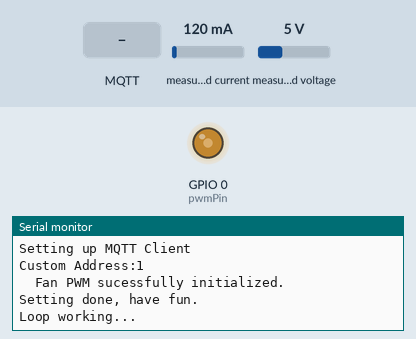
This program was run on a simulated ESP32. Parts: output pins drawn as LEDs (lit = HIGH), the last lines printed to the serial monitor. Inputs (shaded band) come from the test bench; at power-on: measured current 120 mA, measured voltage 5 V. WiFi joins after 1.5 s; servers stay silent unless stated; no MQTT or app messages arrive unless stated.

Above: at 2.7 s.
2.8 s: MQTT message "reset" arrives on the first subscribed topic
At 8.64 s:
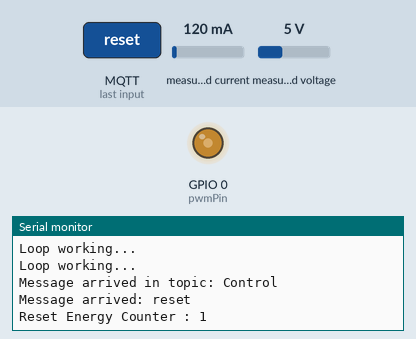
9.9 s: MQTT message "1" arrives on the first subscribed topic
17.0 s: MQTT message "on" arrives on the first subscribed topic
At 22.77 s:
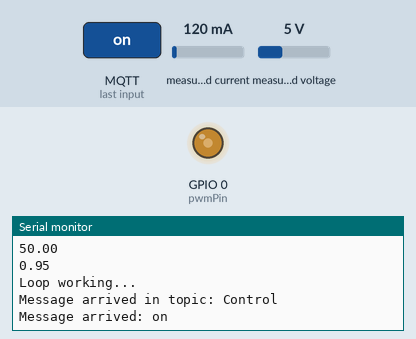
Timing chart, 0 to 24.3 s (numbered marks = the images above; inputs shaded):
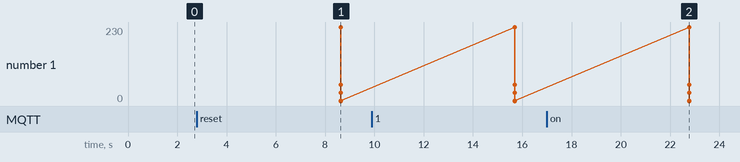

The program:

main.cpp
```cpp
#include <Arduino.h>
#include <WiFi.h>
#include <PubSubClient.h>
#include <sstream>
#include <PZEM004Tv30.h>

#include "config.h"
#include "wifiControl.h"
#include "mqttControl.h"
#include "pzemControl.h"

#define PZEM_RX_PIN 16
#define PZEM_TX_PIN 17

#define PZEM_SERIAL Serial2
#define CONSOLE_SERIAL Serial

int value = initialPwmValue;
unsigned long previousMillis10000Cycle = 0;
unsigned long interval10000Cycle = 5000;

IPAddress local_ip;
WiFiClient espClient;

static PubSubClient client(mqttServer, mqttPort, callback, espClient);
static PZEM004Tv30 pzem(&PZEM_SERIAL, PZEM_RX_PIN, PZEM_TX_PIN);

void setup() {
  Serial.begin(115200);
  Serial.println("");

  // wifi initialize
  setup_wifi();

  // mqtt initialize
  client.setClient(espClient);
  client.setServer(mqttServer, mqttPort);
  setup_mqtt(&client);

  // pzem-004t initialize
  setup_pzem(&pzem);

  // pwm initialize
  initPWMptc();

  Serial.printf("Setting done, have fun.\r\n");
}

void loop() {
  Serial.println("Loop working...");
  if(WiFi.status() != WL_CONNECTED) {
    setup_wifi();
  }

  if(!client.connected()) {
    reconnect();
  }

  client.loop();

  unsigned long currentMillis = millis();

  if ((currentMillis - previousMillis10000Cycle) >= interval10000Cycle) {
    previousMillis10000Cycle = currentMillis;

    // value = random(20, 26);
    // updateMQTTwithPWM(value, true);
    publishAC();

  }

  delay(7000);
}
```

mqttControl.cpp
```cpp
#include <Arduino.h>
#include <sstream>
#include <WiFi.h>
#include <PubSubClient.h>

#include "config.h"
#include "pzemControl.h"

void connectMQTTBroker(void);
void reconnect(void);
bool publishMQTTMessage(const char *topic, const char *payload);
void callback(char* topic, byte* payload, unsigned int length);
void initPWMptc(void);
void updateMQTTwithPWM(int PwmValue, bool force);

static PubSubClient* client;

int pwmValue = 0;

void setup_mqtt(PubSubClient* client_instance) {
  client = client_instance;
  if (!client->connected()) {
    unsigned long currentMillis = millis();
    if ((currentMillis - lastReconnectAttempt) > reconnectInterval){
      lastReconnectAttempt = currentMillis;
      Serial.println("Connecting to MQTT as publisher..");
      reconnect();
    }
  }

  Serial.printf("\tmqttClient loop started.\n");
  Serial.println("Setting up MQTT Client");

  client->subscribe(topic_sub);
}


void reconnect() {
  while (!client->connected())
  {
    Serial.print("Attempting MQTT Connection...");
    if (client->connect((char*) mqtt_clientName, (char*) mqtt_user, (char*) mqtt_pass)) {
      Serial.println("Connected.");
      client->subscribe(topic_sub);
      client->loop();
    } else {
      Serial.print("Failed. rc = ");
      Serial.println(client->state());
      Serial.println("Try again in 5 seconds.");
      delay(5000);
    }
  }
}


bool publishMQTTMessage(const char *topic, const char *payload) {
  /*
  Publish message on MQTT Server.
  */

  if (client->publish(topic, payload)){
    return true;
  } else {
    Serial.println("Cannot publish mqtt message.");
    return false;
  }
}


void callback(char* topic, byte* message, unsigned int length) {
  /*
  Callback function that calls when message from subscribed topic has been arrived.
  */

  String payload;
  for (int i = 0; i < length; i++) {
    payload += (char)message[i];
  }

  Serial.print("Message arrived in topic: ");
  Serial.println(topic);

  Serial.print("Message arrived: ");
  Serial.println(payload);

  if (payload == "reset") {
    bool isSucceed = reset_energy_counter();
    Serial.print("Reset Energy Counter : ");
    Serial.println(isSucceed);
  }
}


void initPWMptc(){
  /*
  PWM control initialize.
  */

  ledcSetup(pwmChannel, pwmFreq, pwmResolution);
  ledcAttachPin(pwmPin, pwmChannel);

  pwmValue = initialPwmValue;

  updateMQTTwithPWM(pwmValue, true);
  Serial.printf("  Fan PWM sucessfully initialized.\r\n");
}


void updateMQTTwithPWM(int PwmValue, bool force) {
  /*
  Update PWM value and publish on MQTT server.
  */

  if ((pwmValue != PwmValue) || force) {
    pwmValue = PwmValue;
    if (pwmValue < 0) { pwmValue = 0; };
    if (pwmValue > 255) { pwmValue = 255; };
    ledcWrite(pwmChannel, pwmValue);

    std::stringstream value;
    value<<pwmValue;

    publishMQTTMessage("Temp_Topic", value.str().c_str());
  }
}


void publishAC() {
  float voltage = get_voltage();
  float power = get_power();
  float energy = get_energy();
  float current = get_current();
  float frequency = get_frequency();
  float pf = get_pf();

  Serial.println(voltage);
  Serial.println(power);
  Serial.println(energy);
  Serial.println(current);
  Serial.println(frequency);
  Serial.println(pf);


  std::string data = "{ \"voltage\" : " + std::to_string(voltage)
  + ", \"power\" : " + std::to_string(power)
  + ", \"energe\" : " + std::to_string(energy)
  + ", \"current\" : " + std::to_string(current)
  + ", \"frequency\" : " + std::to_string(frequency)
  + ", \"pf\" : " + std::to_string(pf) + "}";

  publishMQTTMessage("data", data.c_str());
}
```

mqttControl.h
```cpp
void initPWMptc(void);
void setup_mqtt(PubSubClient* client_instance);
void reconnect(void);
void updateMQTTwithPWM(int PwmValue, bool force);
void connectMQTTBroker(void);
void callback(char* topic, byte* payload, unsigned int length);
void publishAC(void);
```

pzemControl.cpp
```cpp
#include <Arduino.h>
#include <PZEM004Tv30.h>

#include "config.h"

#define PZEM_RX_PIN 16
#define PZEM_TX_PIN 17

#define PZEM_SERIAL Serial2
#define CONSOLE_SERIAL Serial

static PZEM004Tv30* pzem;

void setup_pzem(PZEM004Tv30* pzem_instance) {
    pzem = pzem_instance;
    Serial.print("Custom Address:");
    Serial.println(pzem->readAddress(), HEX);
}

float get_voltage() {
    float voltage = pzem->voltage();
    if (isnan(voltage)) {
        return 0;
    } else {
        return voltage;
    }
}

float get_current() {
    float current = pzem->current();
    if (isnan(current)) {
        return 0;
    } else {
        return current;
    }
}

float get_power() {
    float power = pzem->power();
    if (isnan(power)) {
        return 0;
    } else {
        return power;
    }
}

float get_energy() {
    float energy = pzem->energy();
    if (isnan(energy)) {
        return 0;
    } else {
        return energy;
    }
}

float get_frequency() {
    float frequency = pzem->frequency();
    if (isnan(frequency)) {
        return 0;
    } else {
        return frequency;
    }
}

float get_pf() {
    float pf = pzem->pf();
    if (isnan(pf)) {
        return 0;
    } else {
        return pf;
    }
}

bool reset_energy_counter() {
    bool isReset = pzem->resetEnergy();
    return isReset;
}
```

pzemControl.h
```cpp
#include <PZEM004Tv30.h>

void setup_pzem(PZEM004Tv30* pzem_instance);

float get_voltage(void);
float get_current(void);
float get_power(void);
float get_energy(void);
float get_frequency(void);
float get_pf(void);

bool reset_energy_counter(void);
```

wifiControl.cpp
```cpp
#include <WiFi.h>
#include <Wire.h>
#include "config.h"

boolean connected = false;
String accessPointName;

void WiFiConnected(WiFiEvent_t event, WiFiEventInfo_t info);
void WiFiDisconnected(WiFiEvent_t event, WiFiEventInfo_t info);
void WiFiGotIP(WiFiEvent_t event, WiFiEventInfo_t info);
void printWiFiStatus();

void setup_wifi() {
  delay(10);
  Serial.print("connecting to ");
  Serial.println(wifi_ssid);

  WiFi.begin((const char*)wifi_ssid.c_str(), (const char*)wifi_password.c_str());
  while(WiFi.status() != WL_CONNECTED) {
    delay(500);
    Serial.print('.');
  }
  Serial.println("wifi connected.");
}

// void WiFiInit(void) {
//   WiFi.onEvent(WiFiConnected, ARDUINO_EVENT_WIFI_AP_STACONNECTED);
//   WiFi.onEvent(WiFiGotIP, ARDUINO_EVENT_WIFI_STA_GOT_IP);
//   WiFi.onEvent(WiFiDisconnected, ARDUINO_EVENT_WIFI_STA_DISCONNECTED);

//   WiFi.mode(WIFI_MODE_STA);
// }

// void WiFiEnable(void) {
//   WiFi.onEvent(WiFiDisconnected, ARDUINO_EVENT_WIFI_STA_DISCONNECTED);
//   WiFi.begin(wifi_ssid, wifi_password);
//   while(!connected) {
//     delay(3000);
//     Serial.println("Connecting to WiFi..");
//   }
//   printWiFiStatus();
// }

// void WiFiConnected(WiFiEvent_t event, WiFiEventInfo_t info) {
//   Serial.printf("Callback, WiFi Connected.\r\n");
//   connected = true;
// }

// void WiFiDisconnected(WiFiEvent_t event, WiFiEventInfo_t info) {
//   Serial.printf("  Callback \"StationDisconnected\"\r\n");
//   connected = false;
//   printWiFiStatus();
// }

// void WiFiGotIP(WiFiEvent_t event, WiFiEventInfo_t info) {
//   Serial.printf("Callback, Got IP.\r\n");
//   connected = true;

//   String BSSID = String(WiFi.BSSIDstr());
//   if (BSSID == "00:11:22:33:44:55") {
//       accessPointName = "Your AP 2,4 GHz";
//   } else if (BSSID == "66:77:88:99:AA:BB") {
//       accessPointName = "Your AP 5 GHz";
//   }

//   printWiFiStatus();

// }

// void printWiFiStatus(void){

//   if (WiFi.isConnected()) {
//     Serial.printf("  WiFi.status() == connected\r\n");
//   } else {
//     Serial.printf("  WiFi.status() == DIS-connected\r\n");
//   }

//   Serial.printf(("  IP address: %s\r\n"), WiFi.localIP().toString().c_str());

//   if (WiFi.isConnected()) { //  && WiFi.localIP().isSet()) {
//     Serial.printf("  WiFi connected and IP is set :-)\r\n");
//   } else {
//     Serial.printf("  WiFi not completely available :-(\r\n");
//   }
// }
```

wifiControl.h
```cpp
#include <WiFi.h>

void setup_wifi(void);
void WiFiInit(void);
void WiFiEnable(void);

void WiFiConnected(WiFiEvent_t event, WiFiEventInfo_t info);
void WiFiDisconnected(WiFiEvent_t event, WiFiEventInfo_t info);
void WiFiGotIP(WiFiEvent_t event, WiFiEventInfo_t info);
void printWiFiStatus();
```

config.h
```cpp
#include <Arduino.h>
#include <WiFi.h>
#include <PubSubClient.h>

static const String wifi_ssid = "tplink-eap 2.4GHz";
static const String wifi_password = "tplink-eap";

const int pwmChannel = 0;
const int pwmFreq = 5000;
const int pwmResolution = 8;

const int pwmPin = 0;
const int initialPwmValue = 120;

static const char* mqttServer = "115.95.190.117";
static const int mqttPort = 1883;

static const char* mqtt_user              = "myuser";
static const char* mqtt_pass              = "myPassword";
static const char* mqtt_clientName        = "esp32_arduino";

static unsigned long reconnectInterval = 5000;
static unsigned long lastReconnectAttempt = millis() - reconnectInterval - 1;

static const char* topic_sub = "Control";
```

Measured:
- after the input at 2.8 s, the serial monitor: prints a new line after 5.8 s (image 1)
- after the input at 17.0 s, the serial monitor: prints a new line after 5.7 s (image 2)
